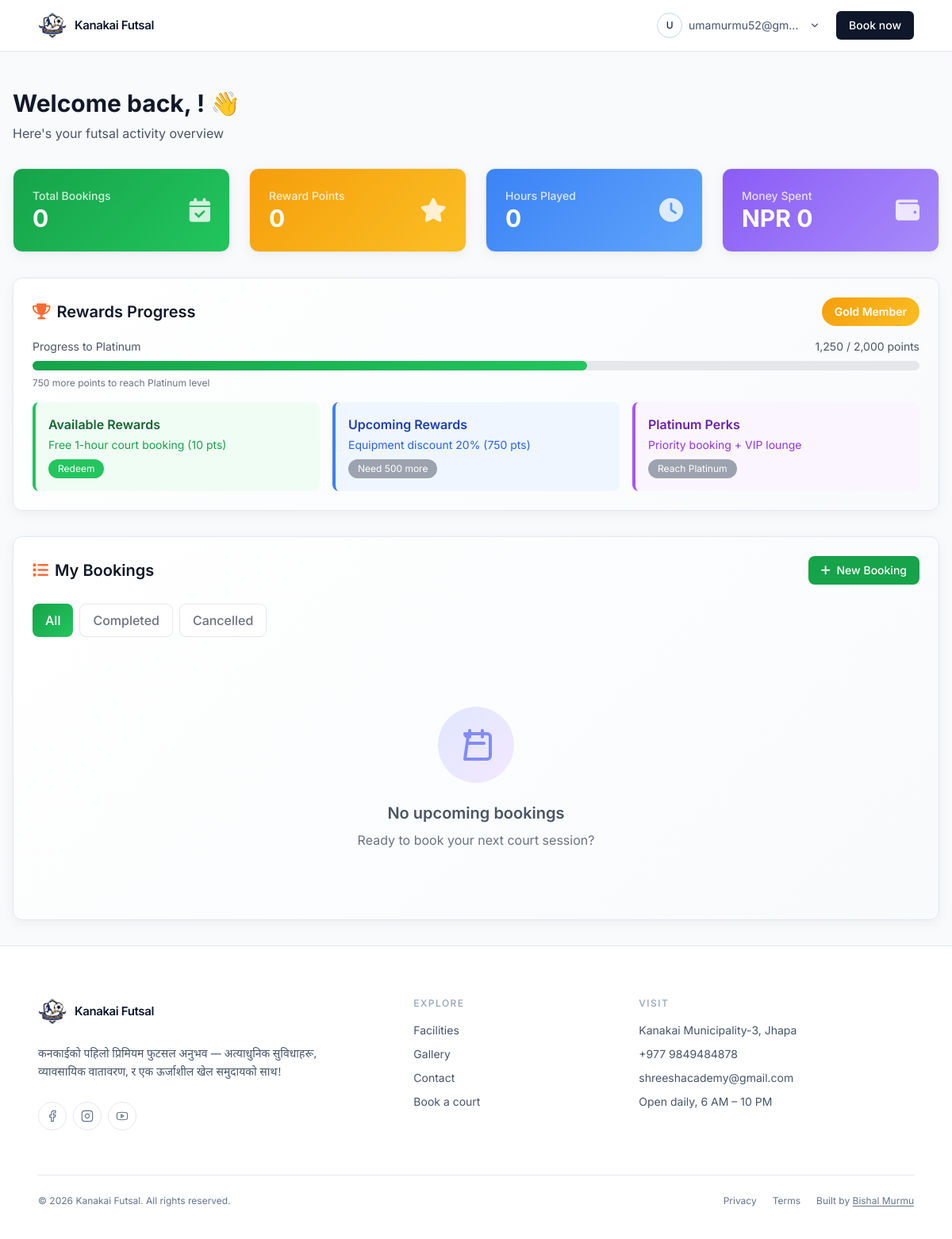
/my-bookings/ (signed in), run on an earlier commit of the app's database.
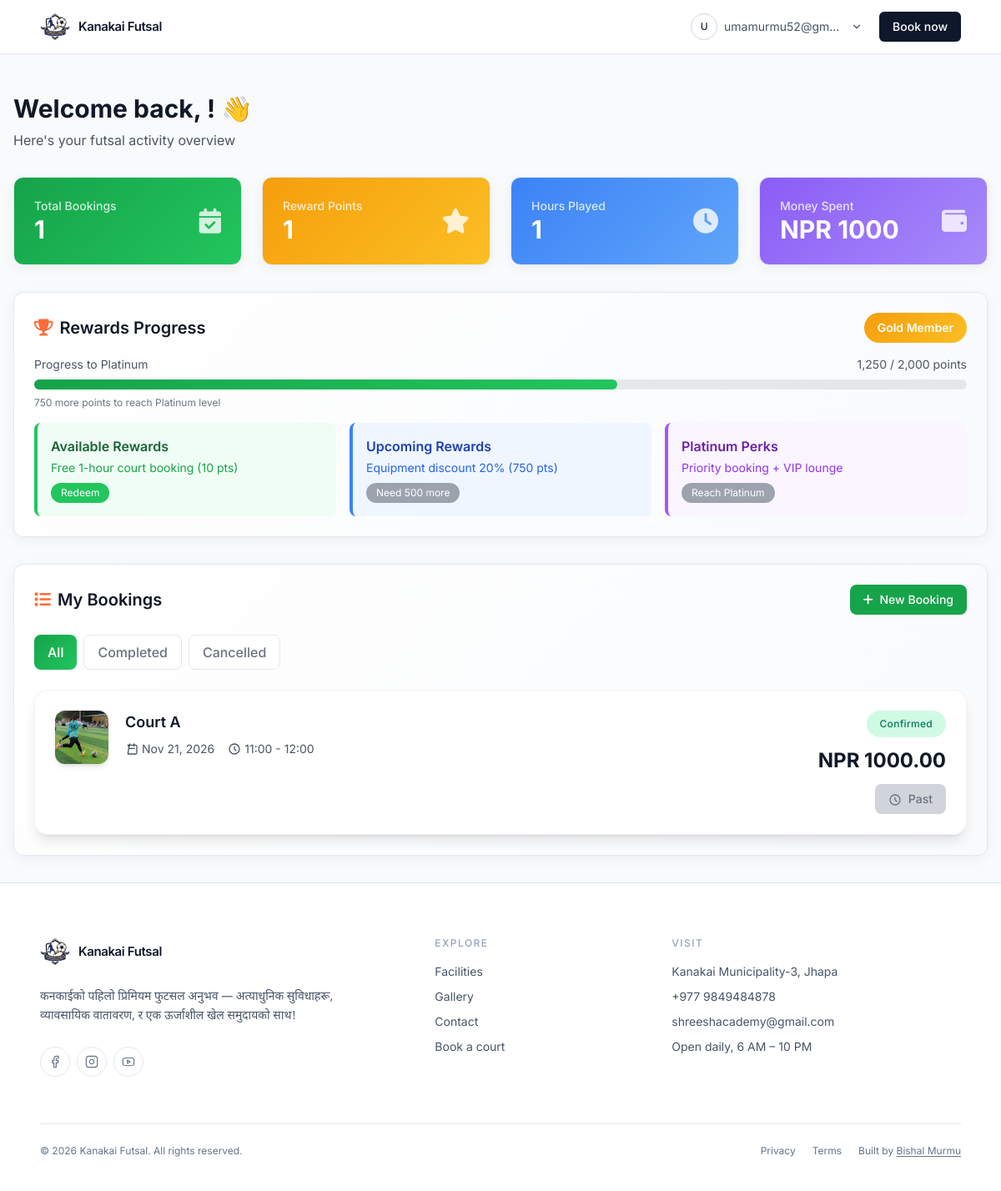
And on a later commit of the database.
### booking/models.py (models this page shows, shortened)
class Booking(models.Model):
    BOOKING_STATUS_CHOICES = [
        ('pending', 'Pending'),
        ('confirmed', 'Confirmed'),
        ('cancelled', 'Cancelled'),
        ('completed', 'Completed'),
    ]
    booking_id = models.UUIDField(default=uuid.uuid4, editable=False, unique=False)
    court = models.ForeignKey(Court, on_delete=models.CASCADE, related_name='bookings')
    booking_date = models.DateField()
    time_slot = models.ForeignKey(TimeSlot, on_delete=models.CASCADE, related_name='bookings')
    player_name = models.CharField(max_length=100)
    phone_regex = RegexValidator(
        regex=r'^(\+977)?[9][6-9]\d{8}$',
        message="Phone number must be entered in the format: '9841234567' or '+9779841234567'"
    )
    contact_number = models.CharField(validators=[phone_regex], max_length=17)
    user = models.ForeignKey(CustomUser, on_delete=models.CASCADE, related_name='bookings')
    duration_hours = models.PositiveIntegerField(default=1)
    total_amount = models.DecimalField(max_digits=10, decimal_places=2)
    status = models.CharField(max_length=20, choices=BOOKING_STATUS_CHOICES, default='pending')
    notes = models.TextField(blank=True)
    created_at = models.DateTimeField(auto_now_add=True)
    updated_at = models.DateTimeField(auto_now=True)
    class Meta:
        ordering = ['-created_at']
        unique_together = ['court', 'booking_date', 'time_slot']
        verbose_name = "Booking"
        verbose_name_plural = "Bookings"

class Court(models.Model):
    name = models.CharField(max_length=100)
    description = models.TextField(blank=True)
    hourly_rate = models.DecimalField(max_digits=10, decimal_places=2, default=1000.00)
    is_active = models.BooleanField(default=True)
    created_at = models.DateTimeField(auto_now_add=True)
    updated_at = models.DateTimeField(auto_now=True)
    class Meta:
        verbose_name = "Court"
        verbose_name_plural = "Courts"

class TimeSlot(models.Model):
    start_time = models.TimeField()
    end_time = models.TimeField()
    is_active = models.BooleanField(default=True)
    class Meta:
        ordering = ['start_time']
        unique_together = ['start_time', 'end_time']

### booking/views.py (the view)
# urls.py: path('my-bookings/', views.my_bookings, name='dashboard'),
@login_required(login_url='login')
def my_bookings(request):
    bookings = Booking.objects.filter(user=request.user).order_by('-created_at')
    valid_bookings = bookings.filter(status='confirmed')
    totals = valid_bookings.aggregate(
        total_bookings=Count('id'),
        total_hours=Sum('duration_hours'),
        total_cost=Sum('total_amount')
    )
    completed_bookings = valid_bookings
    cancelled_bookings = bookings.filter(status='cancelled')
    context = {
        'bookings': bookings,
        'total_bookings': totals['total_bookings'] or 0,
        'total_hours': totals['total_hours'] or 0,
        'total_cost': totals['total_cost'] or 0,
        'reward_points': totals['total_bookings'] or 0,
        "completed_bookings": completed_bookings,
        'cancelled_bookings': cancelled_bookings,
    }
    return render(request, 'home/dashboard.html', context)

### templates/home/dashboard.html (shortened to what the changed rows need)
{% load static %}
<!DOCTYPE html>
<html lang="en">
<head>
    {% load static %}
    <script src="https://cdn.tailwindcss.com"></script>
    <link rel="stylesheet" href="https://cdnjs.cloudflare.com/ajax/libs/animate.css/4.1.1/animate.min.css" />
    <link href="https://cdnjs.cloudflare.com/ajax/libs/font-awesome/6.0.0/css/all.min.css" rel="stylesheet" />
</head>
<body class="bg-futsal-gray font-sans">
    <main class="max-w-7xl mx-auto px-4 py-8" style="margin-top: 5rem;">
        <div class="mb-8">
            <h1 class="text-3xl font-bold text-gray-900 mb-2">Welcome back, {{user.full_name}}! 👋</h1>
        </div>
        <div class="grid grid-cols-1 md:grid-cols-2 lg:grid-cols-4 gap-6 mb-8">
            <div class="dashboard-card stats-card p-6 rounded-xl">
                <div class="flex items-center justify-between">
                    <div>
                        <p class="text-white/80 text-sm font-medium">Total Bookings</p>
                        <p class="text-3xl font-bold text-white">{{total_bookings}}</p>
                    </div>
                </div>
            </div>
            <div class="dashboard-card rewards-card p-6 rounded-xl">
                <div class="flex items-center justify-between">
                    <div>
                        <p class="text-white/80 text-sm font-medium">Reward Points</p>
                        <p class="text-3xl font-bold text-white">{{reward_points}}</p>
                    </div>
                </div>
            </div>
            <div class="dashboard-card bookings-card p-6 rounded-xl">
                <div class="flex items-center justify-between">
                    <div>
                        <p class="text-white/80 text-sm font-medium">Hours Played</p>
                        <p class="text-3xl font-bold text-white">{{total_hours}}</p>
                    </div>
                </div>
            </div>
            <div class="dashboard-card profile-card p-6 rounded-xl">
                <div class="flex items-center justify-between">
                    <div>
                        <p class="text-white/80 text-sm font-medium">Money Spent</p>
                        <p class="text-3xl font-bold text-white">NPR {{total_cost}}</p>
                    </div>
                </div>
            </div>
        </div>
        <div class="dashboard-card p-6 rounded-xl mb-8">
            <div class="flex items-center justify-between mb-4">
                <h2 class="text-xl font-semibold text-gray-900 flex items-center">
                    <i class="fas fa-trophy text-futsal-orange mr-2"></i>
                    Rewards Progress
                </h2>
            </div>
        </div>
        <div class="dashboard-card p-6 rounded-xl">
            <div class="flex items-center justify-between mb-6">
                <h2 class="text-xl font-semibold text-gray-900 flex items-center">
                    <i class="fas fa-list text-futsal-orange mr-2"></i>
                    My Bookings
                </h2>
            </div>
            <div id="upcoming-bookings" class="space-y-6">
                {% if bookings %}
                {% for booking in bookings %}
                <div class="bg-white/90 backdrop-blur-sm border border-gray-200/50 rounded-2xl p-6 shadow-lg hover:shadow-xl transition-all duration-300 hover:-translate-y-1 booking-card"
                    id="booking-{{ booking.id }}">
                    <div class="flex items-start justify-between">
                        <div class="flex items-start space-x-5">
                            <div class="w-16 h-16 rounded-xl overflow-hidden shadow-md hidden sm:block">
                                <img src="{% static './trainning.jpg' %}" alt="{{ booking.court.name }}"
                                    class="w-full h-full object-cover ">
                            </div>
                            <div class="flex-1">
                                <h3 class="text-lg font-semibold text-gray-900 mb-2">{{ booking.court.name }}</h3>
                                <div class="flex items-center space-x-4 text-sm text-gray-600">
                                    <div class="flex items-center space-x-1">
                                        <svg class="w-4 h-4" fill="none" stroke="currentColor" viewBox="0 0 24 24">
                                            <path stroke-linecap="round" stroke-linejoin="round" stroke-width="2"
                                                d="M8 7V3m8 4V3m-9 8h10M5 21h14a2 2 0 002-2V7a2 2 0 00-2-2H5a2 2 0 002 2z" />
                                        </svg>
                                        <span>{{ booking.booking_date|date:"M d, Y" }}</span>
                                    </div>
                                    <div class="flex items-center space-x-1">
                                        <svg class="w-4 h-4" fill="none" stroke="currentColor" viewBox="0 0 24 24">
                                            <path stroke-linecap="round" stroke-linejoin="round" stroke-width="2"
                                                d="M12 8v4l3 3m6-3a9 9 0 11-18 0 9 9 0 0118 0z" />
                                        </svg>
                                        <span>{{ booking.time_slot.start_time|time:"H:i" }} -
                                            {{ booking.time_slot.end_time|time:"H:i" }}</span>
                                    </div>
                                </div>
                            </div>
                        </div>
                        <div class="text-right flex flex-col items-end space-y-3">
                            <div
                                class="{% if booking.status == 'confirmed' %}bg-emerald-100 text-emerald-700{% elif booking.status == 'pending' %}bg-amber-100 text-amber-700{% else %}bg-red-100 text-red-600{% endif %} px-4 py-2 rounded-full text-xs font-medium tracking-wide">
                                {{ booking.status|capfirst }}
                            </div>
                            <div class="text-right">
                                <p class="
                text-lg lg:text-2xl
                {% if booking.status == 'cancelled' %}
                  text-gray-500 line-through font-normal lg:font-normal
                {% else %}
                  text-gray-900 font-normal lg:font-bold
                {% endif %}
              ">
                                    NPR {{ booking.total_amount }}
                                </p>
                            </div>
                            <div class="flex space-x-2">
                                {% load tz %}
                                {% get_current_timezone as TIME_ZONE %}
                                {% now "Y-m-d H:i:s" as current_datetime %}
                                {% if booking.status in 'confirmed,pending' %}
                                {% with booking.booking_date|date:"Y-m-d" as booking_date_str %}
                                {% with booking.time_slot.start_time|time:"H:i:s" as booking_time_str %}
                                {% with booking_date_str|add:" "|add:booking_time_str as booking_datetime_str %}
                                {% if booking_datetime_str > current_datetime %}
                                <button onclick="confirmCancel({{ booking.id }}, '{{ booking.court.name }}')"
                                    class="cancel-btn bg-red-500 hover:bg-red-600 text-white px-4 py-2 rounded-lg text-sm font-medium transition-all duration-200 hover:shadow-md transform hover:-translate-y-0.5">
                                    <svg class="w-4 h-4 inline mr-1" fill="none" stroke="currentColor"
                                        viewBox="0 0 24 24">
                                        <path stroke-linecap="round" stroke-linejoin="round" stroke-width="2"
                                            d="M6 18L18 6M6 6l12 12" />
                                    </svg>
                                    Cancel
                                </button>
                                {% else %}
                                <span
                                    class="bg-gray-300 text-gray-500 px-4 py-2 rounded-lg text-sm font-medium cursor-not-allowed">
                                    <svg class="w-4 h-4 inline mr-1" fill="none" stroke="currentColor"
                                        viewBox="0 0 24 24">
                                        <path stroke-linecap="round" stroke-linejoin="round" stroke-width="2"
                                            d="M12 8v4l3 3m6-3a9 9 0 11-18 0 9 9 0 0118 0z" />
                                    </svg>
                                    Past
                                </span>
                                {% endif %}
                                {% endwith %}
                                {% endwith %}
                                {% endwith %}
                                {% endif %}
                            </div>
                        </div>
                    </div>
                </div>
                {% endfor %}
                {% else %}
                <div class="text-center py-16">
                    <div
                        class="w-24 h-24 mx-auto mb-6 rounded-full bg-gradient-to-br from-indigo-100 to-purple-100 flex items-center justify-center">
                        <svg class="w-12 h-12 text-indigo-400" fill="none" stroke="currentColor" viewBox="0 0 24 24">
                            <path stroke-linecap="round" stroke-linejoin="round" stroke-width="2"
                                d="M8 7V3m8 4V3m-9 8h10M5 21h14a2 2 0 002-2V7a2 2 0 00-2-2H5a2 2 0 002 2z" />
                        </svg>
                    </div>
                    <h3 class="text-xl font-semibold text-gray-600 mb-2">No upcoming bookings</h3>
                    <p class="text-gray-500">Ready to book your next court session?</p>
                </div>
                {% endif %}
            </div>
        </div>
    </main>
</body>
</html>

What changed in the data, as far as the page shows it:
added Booking: court.name "Court A", booking_date "Nov 21, 2026", time_slot.start_time "11:00", time_slot.end_time "12:00", status "Confirmed", total_amount "1000.00", shows "Past"
Also different on the page:
{{ total_bookings }}: "0" → "1"
{{ reward_points }}: "0" → "1"
{{ total_hours }}: "0" → "1"
{{ total_cost }}: "0" → "1000"
text no longer shown: "No upcoming bookings Ready to book your next court session?"
